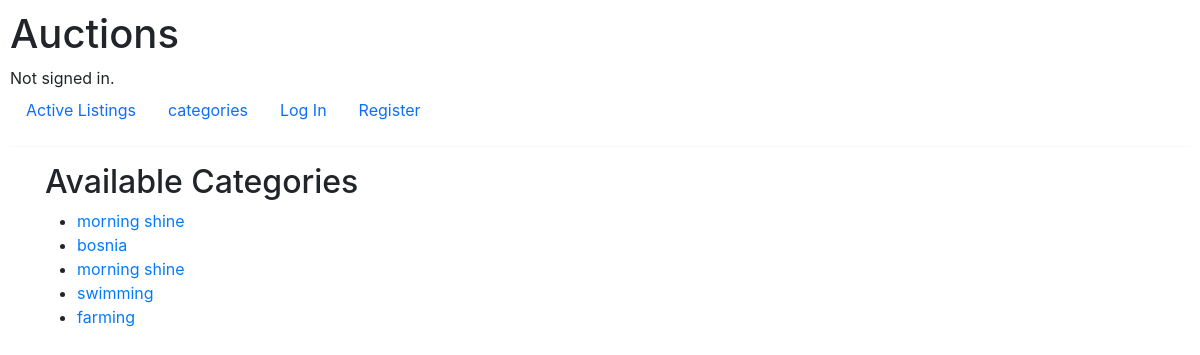
The page /categories on the database its author committed.
### auctions/models.py (models this page shows, shortened)
class auction_listing(models.Model):
    creator = models.ForeignKey(User, on_delete=models.CASCADE)
    title = models.CharField(max_length=100)
    description = models.TextField()
    min_bid = models.IntegerField()
    category = models.CharField(max_length=100)
    image_url = models.URLField(max_length=500)
    timestamp = models.DateTimeField(auto_now_add=True)
    bid_open = models.BooleanField(default=True)

### auctions/views.py (the view)
# urls.py: path("categories", views.categories, name="categories"),
def categories(request):
    return render(request, "auctions/categories.html", {
        "listings": auction_listing.objects.all()
    })

### auctions/templates/auctions/categories.html (shortened to what this page needs)
{% extends "auctions/layout.html" %}
{% load static %}
{% block body %}
    {% if listings %}
        <h2>Available Categories</h2>
        <ul>
            {% for listing in listings %}
                <li><a href="{% url 'category' listing.category %}">{{ listing.category }}</a></li>
            {% endfor %}
        </ul>
    {% else %}
        <p>No active listings.</p>
    {% endif %}
{% endblock %}

### auctions/static/auctions/styles.css (style rules this page uses)
body { padding: 10px; background-color: green; }

### rows shown on the page
auction_listing: category "morning shine"
auction_listing: category "bosnia"
auction_listing: category "morning shine"
auction_listing: category "swimming"
auction_listing: category "farming"
